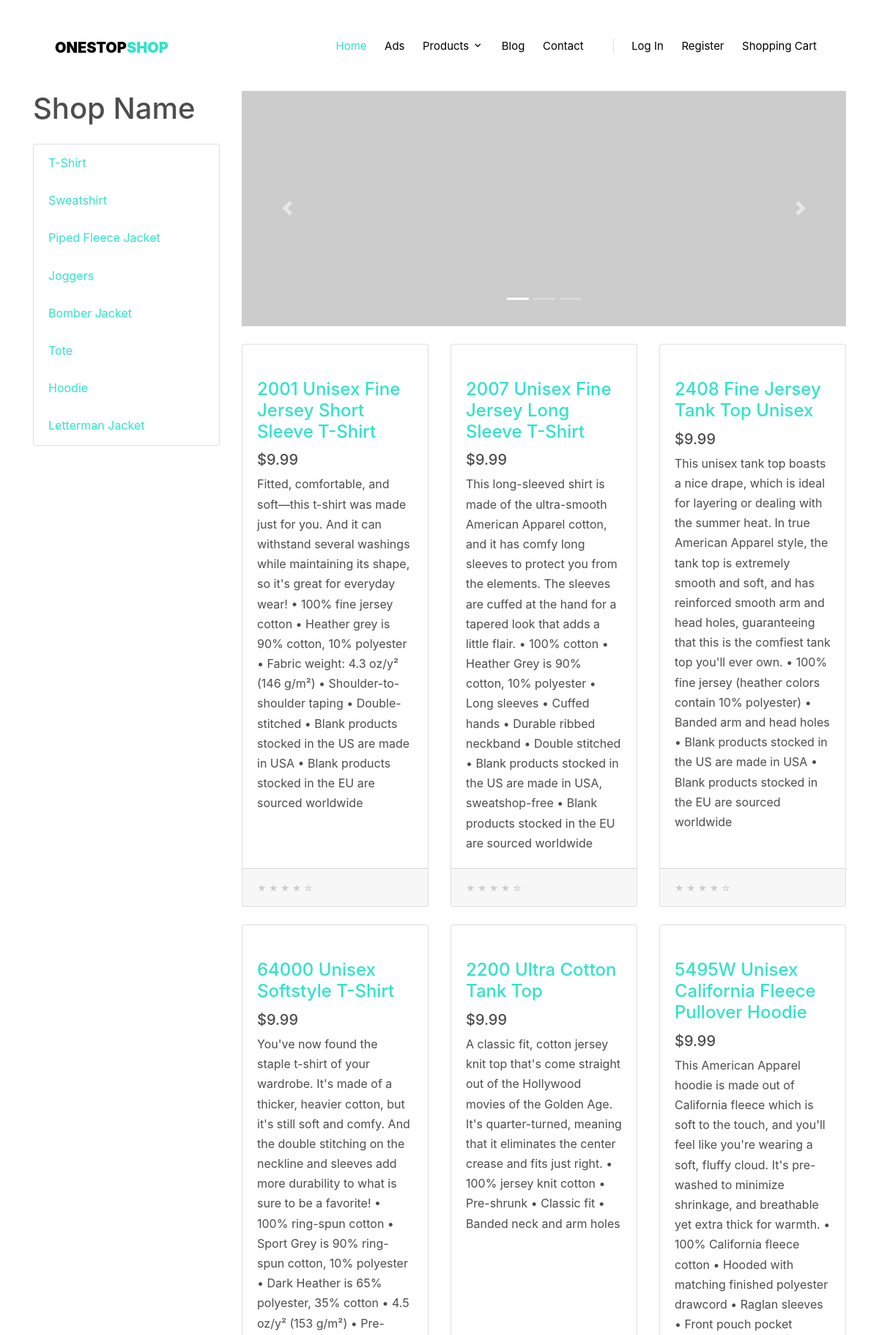
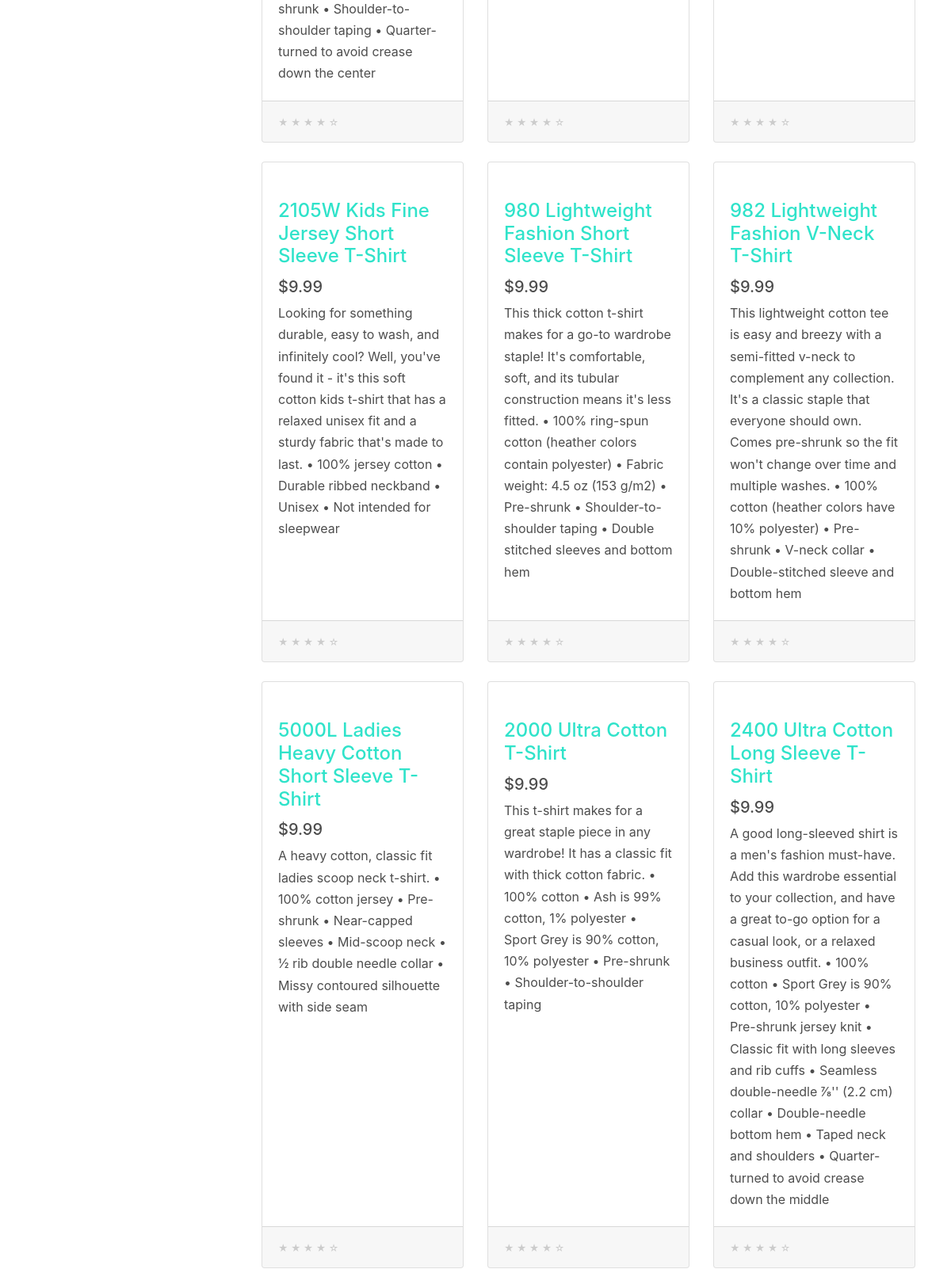
Page /products (upper part) on the committed database (2 pictures, top to bottom).
### productsApp/models.py (models this page shows)
class Category(models.Model):
    name = models.CharField(max_length = 50)
    created_at = models.DateTimeField(auto_now_add = True)
    updated_at = models.DateTimeField(auto_now = True)

class Product(models.Model):
    name = models.CharField(max_length = 50)
    desc = models.TextField()
    price = models.DecimalField(max_digits = 5, decimal_places = 2)
    image = models.CharField(max_length = 200)
    order = models.ForeignKey(Order, related_name = 'products', on_delete = models.CASCADE, null = True)
    wishList = models.ForeignKey(WishList, related_name = 'products', on_delete = models.CASCADE, null = True)
    shoppingCart = models.ForeignKey(ShoppingCart, related_name = 'products', on_delete = models.CASCADE, null = True)
    category = models.ForeignKey(Category, related_name = 'products', on_delete = models.CASCADE)
    created_at = models.DateTimeField(auto_now_add = True)
    updated_at = models.DateTimeField(auto_now = True)

### productsApp/views.py (the view)
# urls.py: path('products', views.products),
def products(request, categoryName=''):
    if(len(categoryName) != 0):
        return render(request, 'productsListing.html')
    else:
        context = {
            'categories': Category.objects.all(),
            'products': Product.objects.all()
        }
        return render(request, 'productsListing.html', context) # change the name of the html to something different

### productsApp/templates/productsListing.html (shortened to what this page needs)
<!DOCTYPE html>
<html lang="en">
<head>
    <link rel="stylesheet" href="https://stackpath.bootstrapcdn.com/bootstrap/4.4.1/css/bootstrap.min.css">
    {% load static %}
    <link rel="stylesheet" href="{% static 'productsListing/css/productListing.css' %}">
    <link rel="stylesheet" href="{% static 'productsApp/fonts/icomoon/style.css' %}">
    <link rel="stylesheet" href="{% static 'productsApp/css/bootstrap.min.css' %}">
    <link rel="stylesheet" href="{% static 'productsApp/css/magnific-popup.css' %}">
    <link rel="stylesheet" href="{% static 'productsApp/css/jquery-ui.css' %}">
    <link rel="stylesheet" href="{% static 'productsApp/css/owl.carousel.min.css' %}">
    <link rel="stylesheet" href="{% static 'productsApp/css/owl.theme.default.min.css' %}">
    <link rel="stylesheet" href="{% static 'productsApp/css/bootstrap-datepicker.css' %}">
    <link rel="stylesheet" href="{% static 'productsApp/fonts/flaticon/font/flaticon.css' %}">
    <link rel="stylesheet" href="{% static 'productsApp/css/aos.css' %}">
    <link rel="stylesheet" href="{% static 'productsApp/css/rangeslider.css' %}">
    <link rel="stylesheet" href="{% static 'productsApp/css/style.css' %}">
</head>
<header class="site-navbar container py-0 bg-white" role="banner">
    <div class="container">
        <div class="row align-items-center">
        <div class="col-6 col-xl-2">
            <h1 class="mb-0 site-logo"><a href="index.html" class="text-black mb-0">OneStop<span class="text-primary">Shop</span>  </a></h1>
        </div>
        <div class="col-12 col-md-10 d-none d-xl-block">
            <nav class="site-navigation position-relative text-right" role="navigation">
            <ul class="site-menu js-clone-nav mr-auto d-none d-lg-block">
                <li class="active"><a href="index.html">Home</a></li>
                <li><a href="listings.html">Ads</a></li>
                <li class="has-children">
                <a href="about.html">Products</a>
                </li>
                <li><a href="blog.html">Blog</a></li>
                <li><a href="contact.html">Contact</a></li>
                <li class="ml-xl-3 login"><a href="/user"><span class="border-left pl-xl-4"></span>Log In</a></li>
                <li><a href="register.html">Register</a></li>
                <li><a href="/user/{{user.id}}/shoppingCart" role="button" style="position: right;">Shopping Cart</a></li>
            </ul>
            </nav>
        </div>
        </div>
    </div>
</header>
<body>
    <div class="container">
        <div class="row">
            <div class="col-lg-3">
                <h1 class="my-4">Shop Name</h1>
                <div class="category-list">
                    {% for category in categories %}
                    <a href="#" class="list-group-item">{{category.name}}</a>
                    {% endfor %}
                </div>
            </div>
            <div class="col-lg-9">
                <div id="carouselExampleIndicators" class="carousel slide my-4 bg-dark" data-ride="carousel">
                    <ol class="carousel-indicators">
                    <li data-target="#carouselExampleIndicators" data-slide-to="0" class="active"></li>
                    <li data-target="#carouselExampleIndicators" data-slide-to="1"></li>
                    <li data-target="#carouselExampleIndicators" data-slide-to="2"></li>
                    </ol>
                    <div class="carousel-inner" role="listbox">
                    <div class="carousel-item active">
                        <img class="d-block img-fluid" src="http://placehold.it/900x350" alt="First slide">
                    </div>
                    </div>
                    <a class="carousel-control-prev" href="#carouselExampleIndicators" role="button" data-slide="prev">
                    <span class="carousel-control-prev-icon" aria-hidden="true"></span>
                    </a>
                    <a class="carousel-control-next" href="#carouselExampleIndicators" role="button" data-slide="next">
                    <span class="carousel-control-next-icon" aria-hidden="true"></span>
                    </a>
                </div>
                <div class="row">
                    {% for product in products %}
                    <div class="col-lg-4 col-md-6 mb-4">
                        <div class="card h-100">
                            <a href="#"><img class="card-img-top" src="{{product.image}}" alt=""></a>
                            <div class="card-body">
                                <h4 class="card-title">
                                    <a href="#">{{product.name}}</a>
                                </h4>
                                <h5>${{product.price}}</h5>
                                <p class="card-text">{{product.desc}}</p>
                            </div>
                            <div class="card-footer">
                                <small class="text-muted">&#9733; &#9733; &#9733; &#9733; &#9734;</small>
                            </div>
                        </div>
                    </div>
                    {% endfor %}
            </div>
        </div>
    </div>
</body>
</html>

### productsApp/static/productsListing/css/productListing.css (style rules this page uses)
body { padding-top: 100px; }

### productsApp/static/productsApp/css/style.css (style rules this page uses)
body { line-height: 1.7; color: #4d4d4d; font-weight: 400; font-size: 1rem; }
a { -webkit-transition: .3s all ease; -o-transition: .3s all ease; transition: .3s all ease; }
h1, h2, h3, h4, h5, .h1, .h2, .h3, .h4, .h5 { font-family: "Nanum Gothic", -apple-system, BlinkMacSystemFont, "Segoe UI", Roboto, "Helvetica Neue", Arial, sans-serif, "Apple Color Emoji", "Segoe UI Emoji", "Segoe UI Symbol", "Noto Color Emoji"; }
.text-black { color: #000 !important; }
.site-navbar { margin-bottom: 0px; z-index: 1999; position: absolute; top: 20px; left: 50%; -webkit-transform: translateX(-50%); -ms-transform: translateX(-50%); transform: translateX(-50%); width: 100%; padding: 10px 30px !important; border-radius: 4px; }
.site-navbar .site-logo { position: relative; left: 0; top: -5px; text-transform: uppercase; }
.site-navbar .site-logo a { font-size: 20px; font-weight: 900; }
.site-navbar .site-navigation .site-menu { margin-bottom: 0; }
.site-navbar .site-navigation .site-menu .active > a { color: #30e3ca; border-radius: 30px; display: inline-block; }
.site-navbar .site-navigation .site-menu a { text-decoration: none !important; display: inline-block; }
.site-navbar .site-navigation .site-menu > li { display: inline-block; }
.site-navbar .site-navigation .site-menu > li > a { color: #000; text-decoration: none !important; padding: 20px 10px; display: inline-block; font-size: 15px; }
.site-navbar .site-navigation .site-menu .has-children { position: relative; }
.site-navbar .site-navigation .site-menu .has-children > a { position: relative; padding-right: 30px; }
.site-navbar .site-navigation .site-menu .has-children > a:before { position: absolute; content: "\e313"; font-size: 16px; top: 50%; right: 10px; -webkit-transform: translateY(-50%); -ms-transform: translateY(-50%); transform: translateY(-50%); font-family: 'icomoon'; }
.text-muted { color: #ccc !important; font-size: 12px; text-transform: uppercase; }

### rows in the picture
Category: name "T-Shirt"
Category: name "Sweatshirt"
Category: name "Piped Fleece Jacket"
Category: name "Joggers"
Category: name "Bomber Jacket"
Category: name "Tote"
Category: name "Hoodie"
Category: name "Letterman Jacket"
Product: name "2001 Unisex Fine Jersey Short Sleeve T-Shirt", price "9.99", desc "Fitted, comfortable, and soft—this t-shirt was made just for you. And it can withstand several washings while maintaining its shape, so it's great for everyday wear! • 100% fine jersey cotton • Heather grey is 90% cotton, 10% polyester • Fabric weight: 4.3 oz/y² (146 g/m²) • Shoulder-to-shoulder taping • Double-stitched • Blank products stocked in the US are made in USA • Blank products stocked in the EU are sourced worldwide"
Product: name "2007 Unisex Fine Jersey Long Sleeve T-Shirt", price "9.99", desc "This long-sleeved shirt is made of the ultra-smooth American Apparel cotton, and it has comfy long sleeves to protect you from the elements. The sleeves are cuffed at the hand for a tapered look that adds a little flair. • 100% cotton • Heather Grey is 90% cotton, 10% polyester • Long sleeves • Cuffed hands • Durable ribbed neckband • Double stitched • Blank products stocked in the US are made in USA, sweatshop-free • Blank products stocked in the EU are sourced worldwide"
Product: name "2408 Fine Jersey Tank Top Unisex", price "9.99", desc "This unisex tank top boasts a nice drape, which is ideal for layering or dealing with the summer heat. In true American Apparel style, the tank top is extremely smooth and soft, and has reinforced smooth arm and head holes, guaranteeing that this is the comfiest tank top you'll ever own. • 100% fine jersey (heather colors contain 10% polyester) • Banded arm and head holes • Blank products stocked in the US are made in USA • Blank products stocked in the EU are sourced worldwide"
Product: name "64000 Unisex Softstyle T-Shirt", price "9.99", desc "You've now found the staple t-shirt of your wardrobe. It's made of a thicker, heavier cotton, but it's still soft and comfy. And the double stitching on the neckline and sleeves add more durability to what is sure to be a favorite! • 100% ring-spun cotton • Sport Grey is 90% ring-spun cotton, 10% polyester • Dark Heather is 65% polyester, 35% cotton • 4.5 oz/y² (153 g/m²) • Pre-shrunk • Shoulder-to-shoulder taping • Quarter-turned to avoid crease down the center"
Product: name "2200 Ultra Cotton Tank Top", price "9.99", desc "A classic fit, cotton jersey knit top that's come straight out of the Hollywood movies of the Golden Age. It's quarter-turned, meaning that it eliminates the center crease and fits just right. • 100% jersey knit cotton • Pre-shrunk • Classic fit • Banded neck and arm holes"
Product: name "5495W Unisex California Fleece Pullover Hoodie", price "9.99", desc "This American Apparel hoodie is made out of California fleece which is soft to the touch, and you'll feel like you're wearing a soft, fluffy cloud. It's pre-washed to minimize shrinkage, and breathable yet extra thick for warmth. • 100% California fleece cotton • Hooded with matching finished polyester drawcord • Raglan sleeves • Front pouch pocket"
Product: name "2105W Kids Fine Jersey Short Sleeve T-Shirt", price "9.99", desc "Looking for something durable, easy to wash, and infinitely cool? Well, you've found it - it's this soft cotton kids t-shirt that has a relaxed unisex fit and a sturdy fabric that's made to last. • 100% jersey cotton • Durable ribbed neckband • Unisex • Not intended for sleepwear"
Product: name "980 Lightweight Fashion Short Sleeve T-Shirt", price "9.99", desc "This thick cotton t-shirt makes for a go-to wardrobe staple! It's comfortable, soft, and its tubular construction means it's less fitted. • 100% ring-spun cotton (heather colors contain polyester) • Fabric weight: 4.5 oz (153 g/m2) • Pre-shrunk • Shoulder-to-shoulder taping • Double stitched sleeves and bottom hem"
Product: name "982 Lightweight Fashion V-Neck T-Shirt", price "9.99", desc "This lightweight cotton tee is easy and breezy with a semi-fitted v-neck to complement any collection. It's a classic staple that everyone should own. Comes pre-shrunk so the fit won't change over time and multiple washes. • 100% cotton (heather colors have 10% polyester) • Pre-shrunk • V-neck collar • Double-stitched sleeve and bottom hem"
Product: name "5000L Ladies Heavy Cotton Short Sleeve T-Shirt", price "9.99", desc "A heavy cotton, classic fit ladies scoop neck t-shirt. • 100% cotton jersey • Pre-shrunk • Near-capped sleeves • Mid-scoop neck • ½ rib double needle collar • Missy contoured silhouette with side seam"
Product: name "2000 Ultra Cotton T-Shirt", price "9.99", desc "This t-shirt makes for a great staple piece in any wardrobe! It has a classic fit with thick cotton fabric. • 100% cotton • Ash is 99% cotton, 1% polyester • Sport Grey is 90% cotton, 10% polyester • Pre-shrunk • Shoulder-to-shoulder taping"
Product: name "2400 Ultra Cotton Long Sleeve T-Shirt", price "9.99", desc "A good long-sleeved shirt is a men's fashion must-have. Add this wardrobe essential to your collection, and have a great to-go option for a casual look, or a relaxed business outfit. • 100% cotton • Sport Grey is 90% cotton, 10% polyester • Pre-shrunk jersey knit • Classic fit with long sleeves and rib cuffs • Seamless double-needle 7⁄8'' (2.2 cm) collar • Double-needle bottom hem • Taped neck and shoulders • Quarter-turned to avoid crease down the middle"
